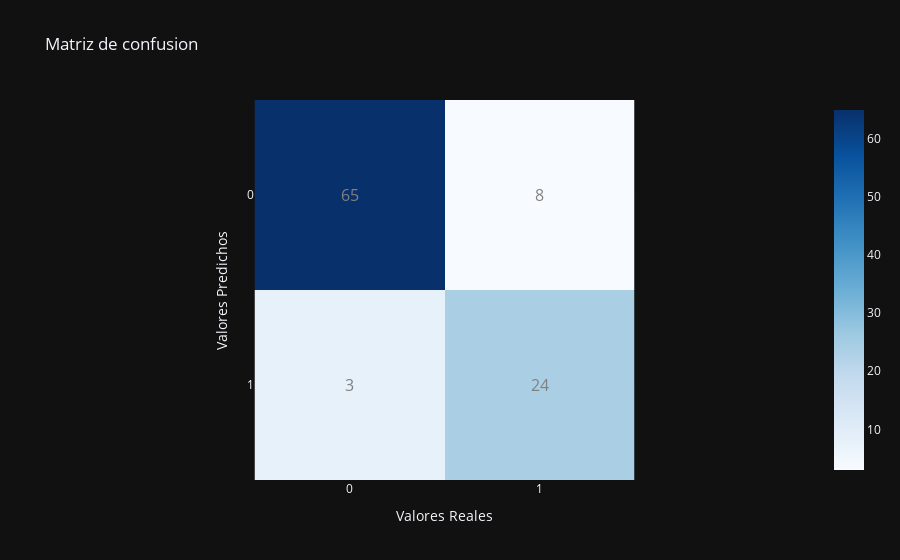

The cell this chart's notebook holds for it:
### Code cell
fig = px.imshow(cm, labels=dict(x='Valores Reales', y='Valores Predichos'),
        x=['0','1'],y=['0','1'],title='Matriz de confusion',color_continuous_scale='blues')
for x,r in enumerate(cm):
    for y,value in enumerate(r):
        #print(x,y,value)
        fig.add_annotation(x=x, y=y, text=f'{value}',showarrow=False,
        font=dict(size=16,color='#808080'))
fig.update_layout(template='plotly_dark')
fig.show()

### Figure 1 — Plotly figure (JSON) as saved in the notebook; plotly's stock layout.template omitted (floating-point values rounded to 4 significant figures)
{"data": [{"coloraxis": "coloraxis", "hovertemplate": "Valores Reales: %{x}<br>Valores Predichos: %{y}<br>color: %{z}<extra></extra>", "name": "0", "type": "heatmap", "x": ["0", "1"], "xaxis": "x", "y": ["0", "1"], "yaxis": "y", "z": [[65, 3], [8, 24]]}], "layout": {"annotations": [{"font": {"color": "#808080", "size": 16}, "showarrow": false, "text": "65", "x": 0, "y": 0}, {"font": {"color": "#808080", "size": 16}, "showarrow": false, "text": "3", "x": 0, "y": 1}, {"font": {"color": "#808080", "size": 16}, "showarrow": false, "text": "8", "x": 1, "y": 0}, {"font": {"color": "#808080", "size": 16}, "showarrow": false, "text": "24", "x": 1, "y": 1}], "coloraxis": {"colorscale": [[0, "rgb(247,251,255)"], [0.125, "rgb(222,235,247)"], [0.25, "rgb(198,219,239)"], [0.375, "rgb(158,202,225)"], [0.5, "rgb(107,174,214)"], [0.625, "rgb(66,146,198)"], [0.75, "rgb(33,113,181)"], [0.875, "rgb(8,81,156)"], [1, "rgb(8,48,107)"]]}, "title": {"text": "Matriz de confusion"}, "xaxis": {"anchor": "y", "constrain": "domain", "domain": [0, 1], "scaleanchor": "y", "title": {"text": "Valores Reales"}}, "yaxis": {"anchor": "x", "autorange": "reversed", "constrain": "domain", "domain": [0, 1], "title": {"text": "Valores Predichos"}}}}
